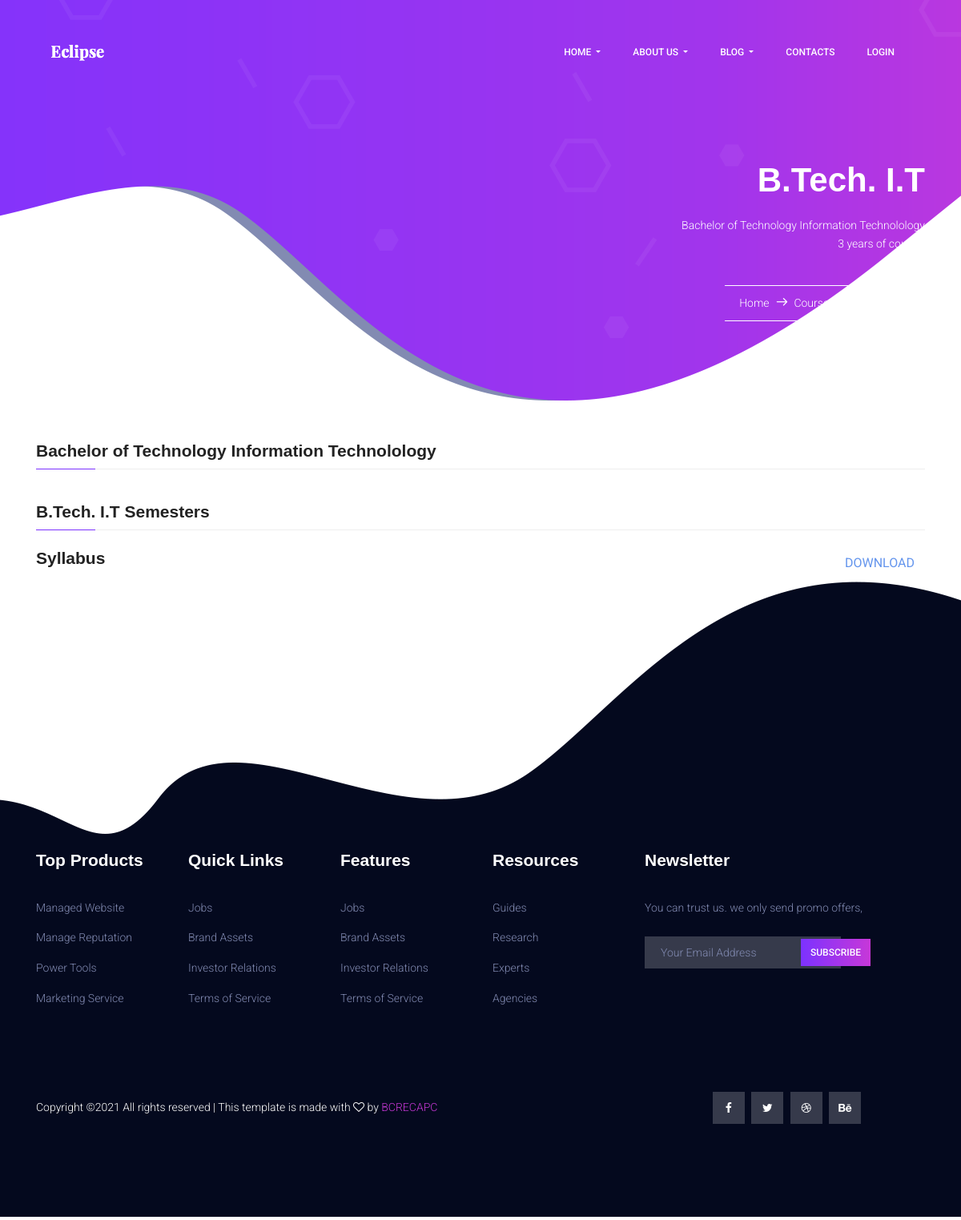
Screenshot of /courses/btech-it/ with the database file from the repository.
### courses/models.py (models this page shows, shortened)
class Course(models.Model):
    slug = models.CharField(max_length=50, default="", primary_key=True)
    title = models.CharField(max_length=50, default="")
    about_course = models.TextField(default="")
    image = models.ImageField(upload_to="courses/images", default="")
    description = models.CharField(max_length=100, default="")
    yearsOfCourse = models.IntegerField(default=3)
    pdfs = models.FileField(upload_to="pdfs", default="")

### courses/views.py (the view)
# urls.py: path('<str:slug>/', views.courses_post, name="CoursesPost"),
def courses_post(request, slug):
    course = Course.objects.filter(slug=slug).first()
    context = {'course': course, 'sem':course.yearsOfCourse * 2}
    return render(request, 'courses/courses-details.html', context)

### templates/courses/courses-details.html (shortened to what this page needs)
{% extends "basic.html" %}
{% block banner %}
<section class="banner-area">
    <div class="container">
        <div class="row justify-content-center align-items-center">
            <div class="col-lg-12 banner-right">
                <h1 class="text-white">
                    {{course.title}}
                </h1>
                <p class="mx-auto text-white  mt-20 mb-40">
                    {{ course.description }} <br>
                    {{ course.yearsOfCourse }} years of course.
                </p>
                <div class="link-nav">
                    <span class="box">
                        <a href="/">Home </a>
                        <i class="lnr lnr-arrow-right"></i>
                        <a href="/courses">Courses </a>
                        <i class="lnr lnr-arrow-right"></i>
                        <a href="/courses/{{course.slug}}">{{course.title }}</a>
                    </span>
                </div>
            </div>
        </div>
    </div>
</section>
{% endblock banner %}
{% block body %}
<section class="course-details-area">
    <div class="container">
        <h4 class="title">{{course.description}}</h4>
</section>
<section class="course-details-area">
    <div class="container">
        <h4 class="title">{{course.title}} Semesters</h4>
        <div class="content">
            <ul class="course-list">
                <li class="justify-content-between d-flex">
                    <a href="">
                        <h4>Syllabus</h4>
                    </a>
                    <a class="btn text-uppercase link" href="">Download</a>
                </li>
            </ul>
        </div>
</section>
{% endblock body %}

### static/css/main.css (style rules this page uses)
body { color: #828bb2; font-family: "Roboto", sans-serif; font-size: 14px; font-weight: 300; line-height: 1.625em; position: relative; }
ol, ul { margin: 0; padding: 0; list-style: none; }
a { -webkit-transition: all 0.3s ease 0s; -moz-transition: all 0.3s ease 0s; -o-transition: all 0.3s ease 0s; transition: all 0.3s ease 0s; }
a, a:focus, a:hover { text-decoration: none; outline: 0; }
h1, h2, h3, h4, h5, h6 { font-family: "Montserrat", sans-serif; color: #222222; line-height: 1.2em; margin-bottom: 0; margin-top: 0; font-weight: 700; }
h1, .h1 { font-size: 36px; }
h4, .h4 { font-size: 18px; }
.mt-20 { margin-top: 20px; }
.mb-40 { margin-bottom: 40px; }
.text-white { color: #fff; }
.banner-area { background: url(../img/banner-bg.png) no-repeat center; background-position: right; min-height: 510px; }
.banner-right { margin-top: 200px; text-align: right; }
.banner-right .box { border-top: 1px solid #fff; border-bottom: 1px solid #fff; padding: 10px 18px; display: inline-block; }
.banner-right .box i { color: #fff; font-size: 14px; margin: 5px; font-weight: 600; }
.banner-right .box a { color: #fff; font-size: 14px; -webkit-transition: all 0.3s ease 0s; -moz-transition: all 0.3s ease 0s; -o-transition: all 0.3s ease 0s; transition: all 0.3s ease 0s; }
.course-details-area .title { font-size: 21px; border: none; cursor: pointer; margin-top: 40px; border-bottom: 1px solid #eeeeee; position: relative; padding-bottom: 10px; margin-bottom: 22px; }
.course-details-area .title:after { content: ""; position: absolute; left: 0; bottom: -1px; height: 1px; width: 74px; background: #7c32ff; }
h1 { font-size: 42px; }
h4 { font-size: 21px; }
h1, h2, h3, h4, h5, h6 { line-height: 1.2em; }
.link { color: cornflowerblue !important; }

### rows the page displays
Course: title "B.Tech. I.T", description "Bachelor of Technology Information Technolology", yearsOfCourse "3"
